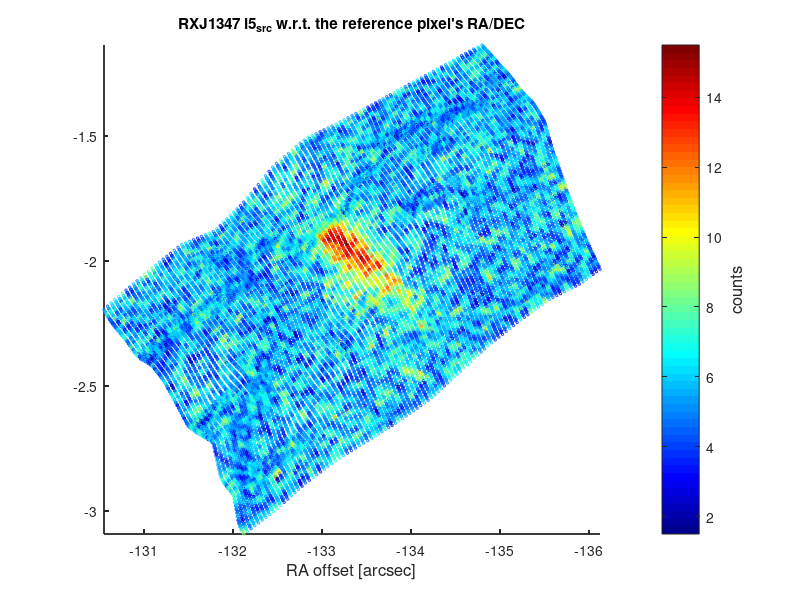
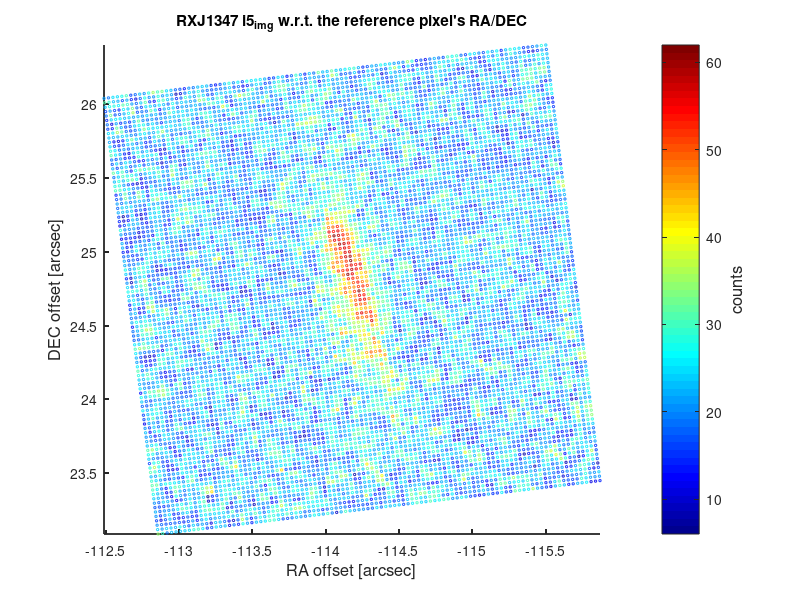

MATLAB code for these plots, in order:
% plotting one single remapped images

clear all; clc

% HST image's reference pixel's WCS coord
ref_ra=206.901315235;       % $ imhead RXJ1347-1145_fullres_G.fits | grep CRVAL1
ref_dec=-11.7542487671;     % $ imhead RXJ1347-1145_fullres_G.fits | grep CRVAL2

% getting results for i1
load i5_remap.mat
img_ra=(img_ra-ref_ra)*3600.;     % RA in arcsec
img_dec=(img_dec-ref_dec)*3600.;  % DEC in arcsec
img_cnt=img;
src_ra=(reshape(RA4_src,N_img*4,1)-ref_ra)*3600.;     % RA in arcsec
src_dec=(reshape(DEC4_src,N_img*4,1)-ref_dec)*3600.;  % DEC in arcsec
src_cnt=reshape(counts_src,N_img*4,1);

% color and linewidth schemes
lab_fontsize =12; axes_fontsize =10;
color = {'y','r','m','g','c','k','b'};
solid = {'-b','-r','-m','-g','-c','-k','-y'};
dot = {':b',':r',':m',':g',':c',':k'};
dash = {'--b','--r','--m','--g','--c','--k'};
lw1=2.5; lw2=1.7; lw3=0.8;

%% the remapped images in src plane
figure(1)  
scatter(src_ra,src_dec,3,src_cnt)
colormap('jet');
xlabel('RA offset [arcsec]','FontSize',lab_fontsize);
title('RXJ1347 i5_{src} w.r.t. the reference pixel''s RA/DEC')
set(gca,'FontSize',axes_fontsize,'LineWidth',1.3,'XDir','Reverse'); 
ax = gca;
hbar = colorbar('EastOutside');
axes(hbar);
ylabel('counts','FontSize',lab_fontsize);
set(gca,'FontSize',axes_fontsize);
axes(ax);
axis tight
set(gcf, 'PaperUnits','inches');
set(gcf, 'PaperPosition',[ 0 0 8 6]);
print -dpsc2 i5_src.ps;


%% reduced shear g1 on img plane
figure(2)  
scatter(img_ra,img_dec,3,img_cnt)
colormap('jet');
xlabel('RA offset [arcsec]','FontSize',lab_fontsize);
ylabel('DEC offset [arcsec]','FontSize',lab_fontsize);
title('RXJ1347 i5_{img} w.r.t. the reference pixel''s RA/DEC')
set(gca,'FontSize',axes_fontsize,'LineWidth',1.3,'XDir','Reverse'); 
ax = gca;
hbar = colorbar('EastOutside');
axes(hbar);
ylabel('counts','FontSize',lab_fontsize);
set(gca,'FontSize',axes_fontsize);
axes(ax);
axis tight
set(gcf, 'PaperUnits','inches');
set(gcf, 'PaperPosition',[ 0 0 8 6]);
print -dpsc2 i5_img.ps;


